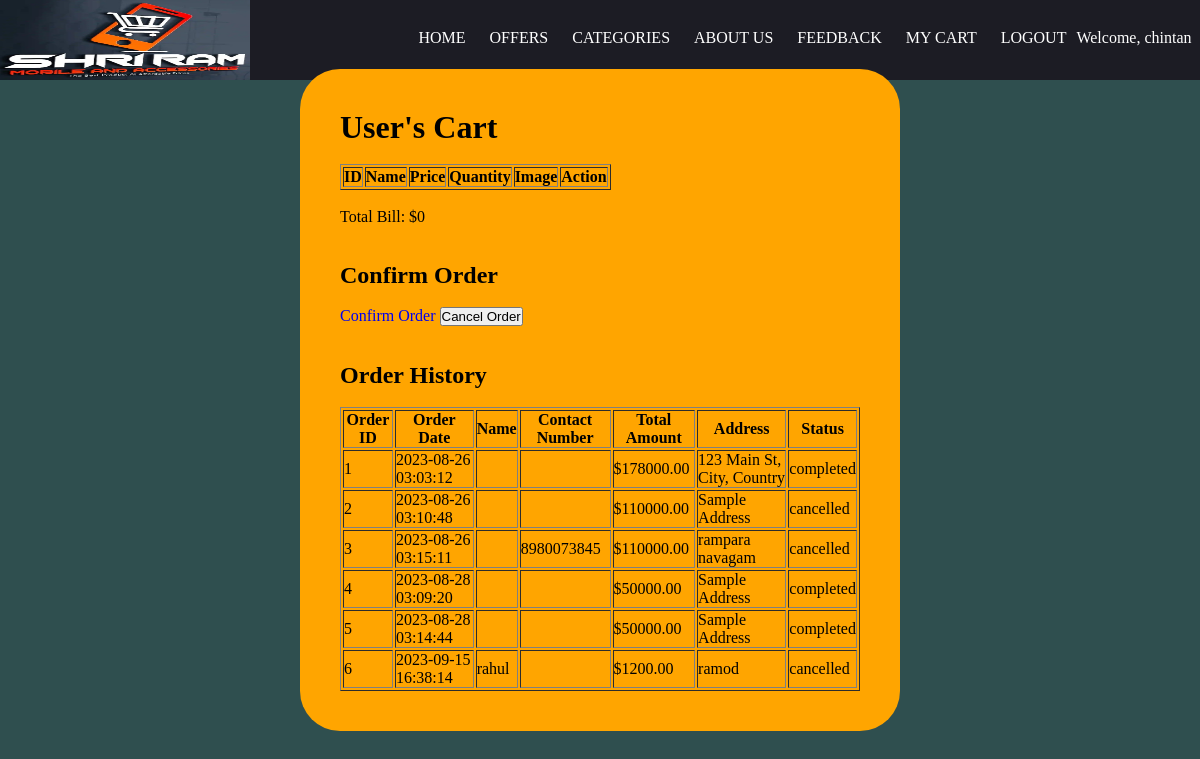
The app's page /my-cart.php (signed in) with its own data.
### tables this page shows
CREATE TABLE `orders` (
  `id` int(11) NOT NULL,
  `user_id` int(11) NOT NULL,
  `order_date` timestamp NOT NULL DEFAULT current_timestamp(),
  `total_amount` decimal(10,2) NOT NULL,
  `address` text NOT NULL,
  `contact_details` varchar(50) NOT NULL,
  `status` enum('pending','completed','cancelled') NOT NULL,
  `name` varchar(30) NOT NULL,
  `contact_number` varchar(15) NOT NULL
);

### my-cart.php (the view, shortened to what this page needs)
<?php
include("header.php");
include('connection.php');
$userId = $_SESSION['id'];
$totalBill = 0;
$orderHistory = array();
$orderHistoryQuery = "SELECT * FROM orders WHERE user_id = $userId";
$orderHistoryResult = mysqli_query($conn, $orderHistoryQuery);
if ($orderHistoryResult && mysqli_num_rows($orderHistoryResult) > 0) {
    while ($orderRow = mysqli_fetch_assoc($orderHistoryResult)) {
        $orderHistory[] = $orderRow;
    }
}
?>
<!DOCTYPE html>
<html lang="en">
<head>
</head>
<body>
    <div class="one">
    <h1>User's Cart</h1>
    <br>
    <form method="post">
        <table border="1">
            <thead>
                <tr>
                    <th>ID</th>
                    <th>Name</th>
                    <th>Price</th>
                    <th>Quantity</th>
                    <th>Image</th>
                    <th>Action</th>
                </tr>
            </thead>
        </table>
<br>
        <p>Total Bill: $<?php echo $totalBill; ?></p><br><br>
        <h2>Confirm Order</h2><br>
        <a href="order_confirmation.php">Confirm Order</a>
        <button type="submit" name="cancel_order">Cancel Order</button>
    </form>
    <br><br>
    <h2>Order History</h2><br>
    <table border="1">
        <thead>
            <tr>
                <th>Order ID</th>
                <th>Order Date</th>
                <th>Name</th>
                <th>Contact Number</th>
                <th>Total Amount</th>
                <th>Address</th>
                <th>Status</th>
            </tr>
        </thead>
        <tbody>
            <?php
            foreach ($orderHistory as $order) {
                echo '<tr>';
                echo '<td>' . $order['id'] . '</td>';
                echo '<td>' . $order['order_date'] . '</td>';
                echo '<td>' . $order['name'] . '</td>';
                echo '<td>' . $order['contact_details'] . '</td>';
                echo '<td>$' . $order['total_amount'] . '</td>';
                echo '<td>' . $order['address'] . '</td>';
                echo '<td>' . $order['status'] . '</td>';
                echo '</tr>';
            }
            ?>
        </tbody>
        </div>
</body>
</html>

### header.php (style rules this page uses)
* { margin: 0; padding: 0; box-sizing: border-box; text-decoration: none; }

### my-cart.php (style rules this page uses)
body { background-color: darkslategrey; }
.one { position: absolute; top:50%; left:50%; transform: translate(-50%,-50%); background-color: orange; padding:40px; border-radius: 40px; }

### records on screen
orders: id "1", order_date "2023-08-26 03:03:12", total_amount "178000.00", address "123 Main St, City, Country", status "completed"
orders: id "2", order_date "2023-08-26 03:10:48", total_amount "110000.00", address "Sample Address", status "cancelled"
orders: id "3", order_date "2023-08-26 03:15:11", contact_details "8980073845", total_amount "110000.00", address "rampara navagam", status "cancelled"
orders: id "4", order_date "2023-08-28 03:09:20", total_amount "50000.00", address "Sample Address", status "completed"
orders: id "5", order_date "2023-08-28 03:14:44", total_amount "50000.00", address "Sample Address", status "completed"
orders: id "6", order_date "2023-09-15 16:38:14", name "rahul", total_amount "1200.00", address "ramod", status "cancelled"

### other values on screen
$_SESSION['username'] "chintan"
$totalBill "0"
